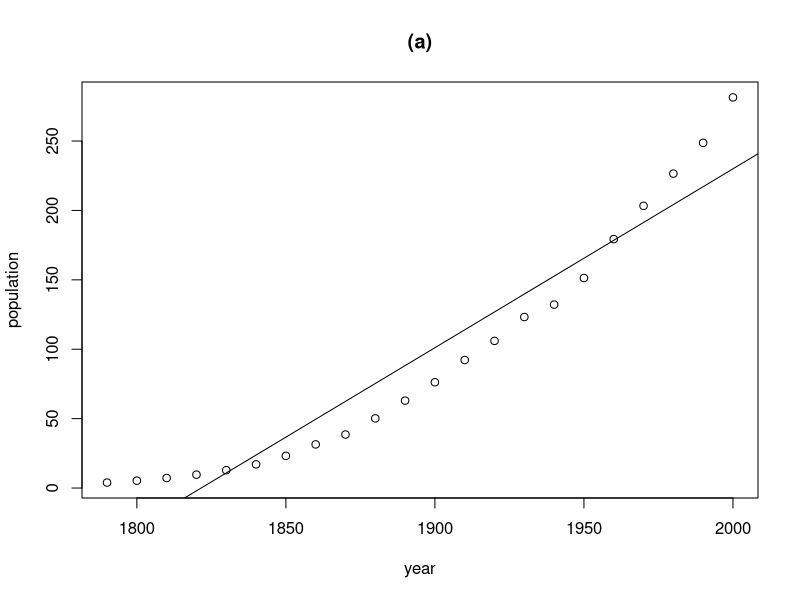
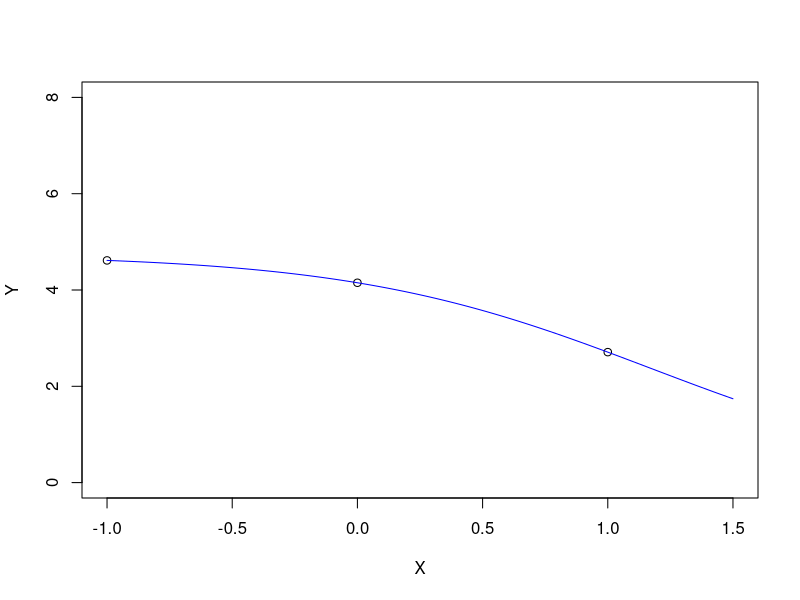
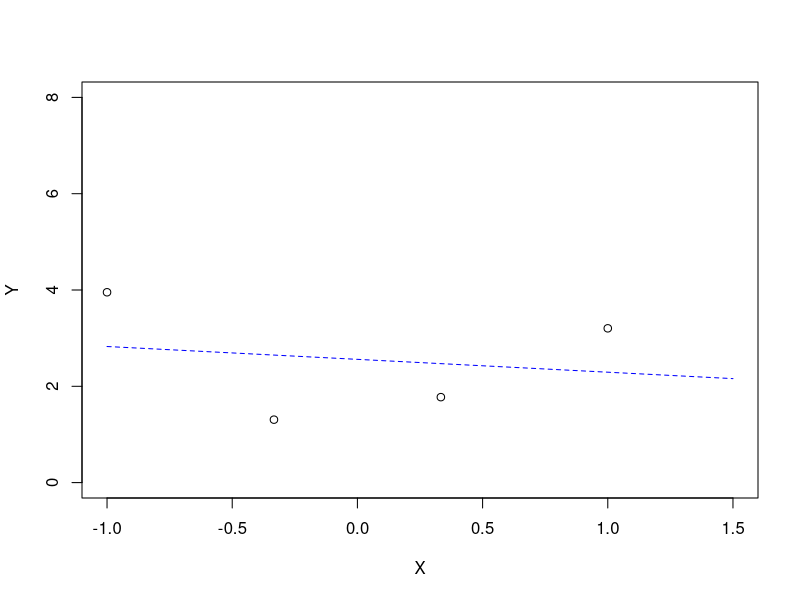
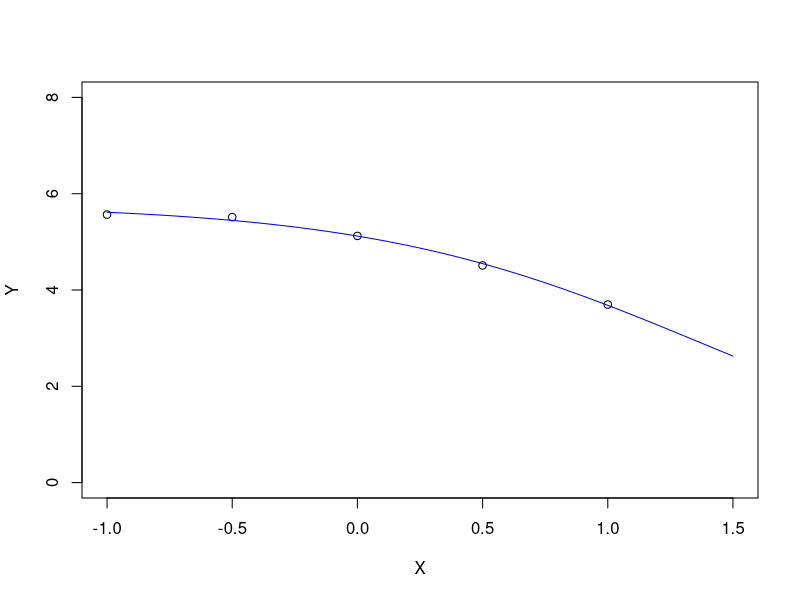
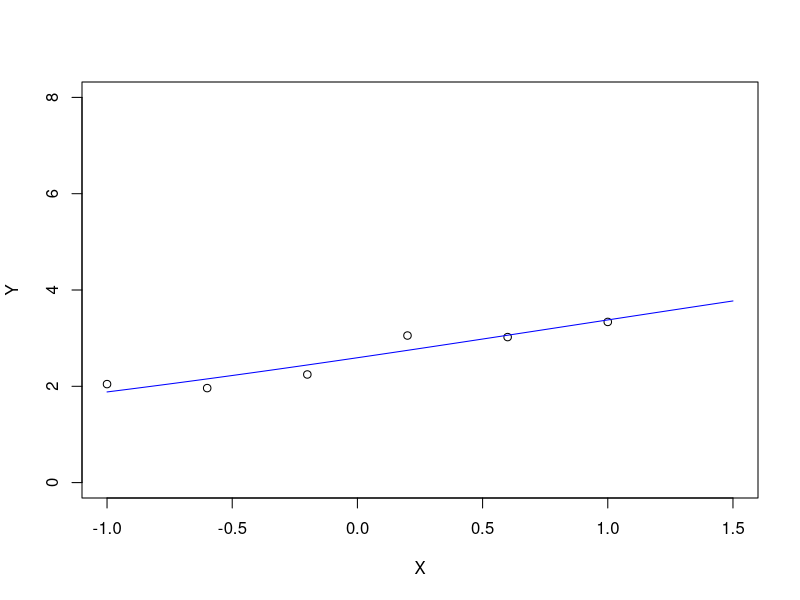
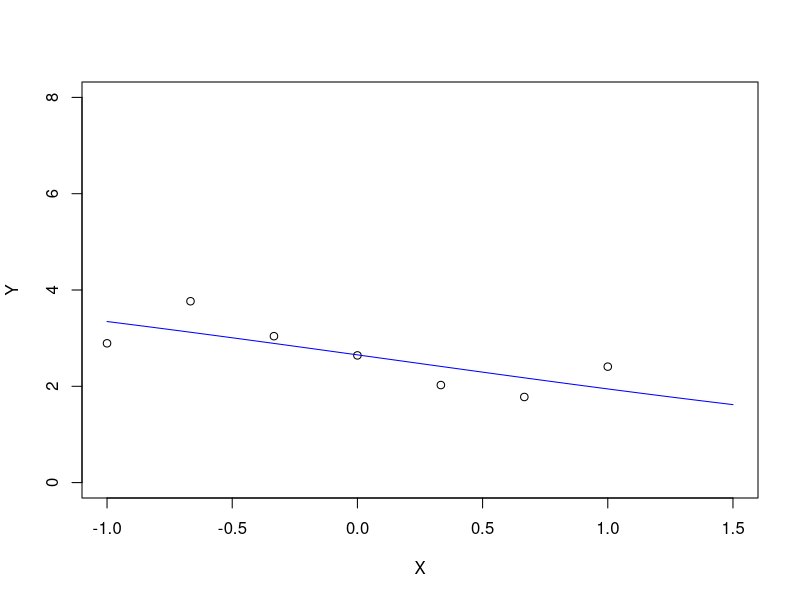
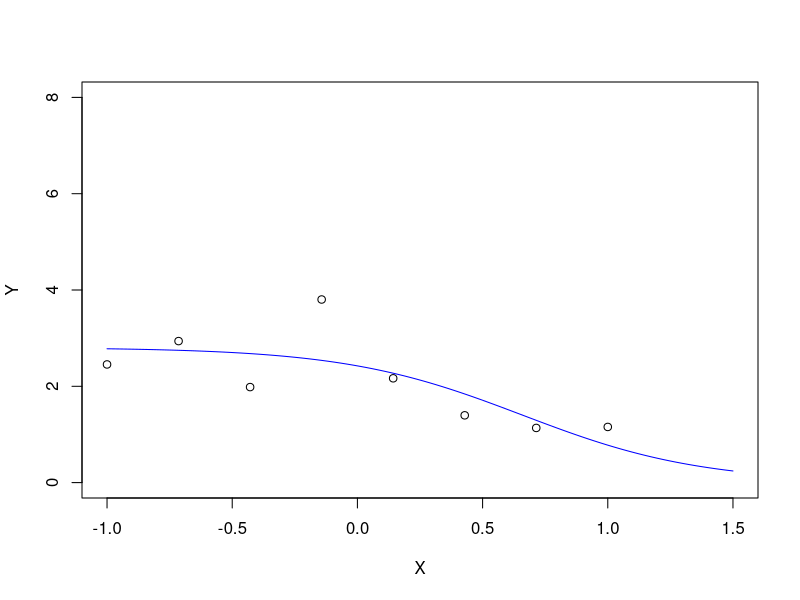
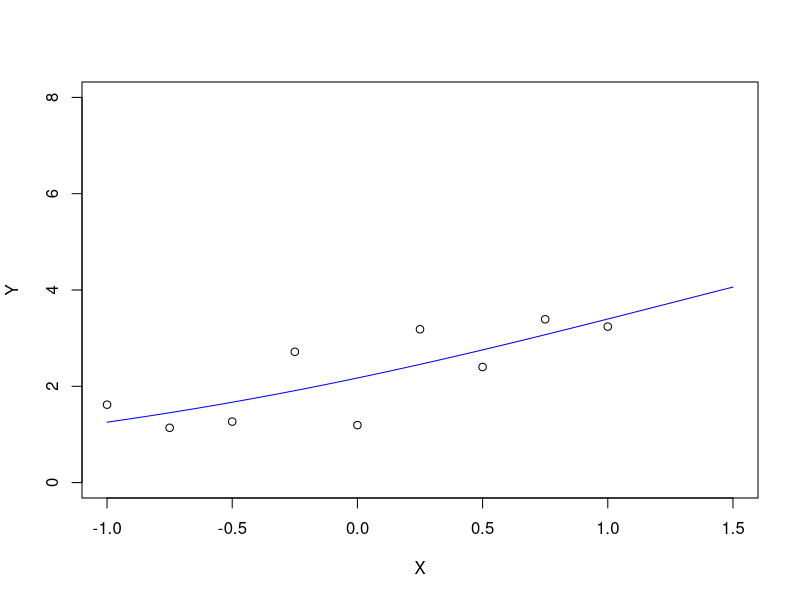

Reproduce these figures in R, in order.
## ---- chunk 1
library(car)

plot(population ~ year, data = USPop, main = "(a)")
abline(lm(population ~ year, data = USPop))

# model <- nls(population ~ theta1  / (1 + exp( - (theta2 + theta3 * year))),
#              data = USPop)
# trzeba wymyślić jakieś wartości startowe

# starting values

# choose t1, which is larger than any value in the data
t1 <- 400
model_start <- lm(logit(population / t1) ~ year, USPop)

starts <- c(t1, model_start$coefficients)
names(starts) <- c("theta1", "theta2", "theta3")

model <- nls(population ~ theta1  / (1 + exp(- (theta2 + theta3 * year))),
             data = USPop,
             start = starts,
             trace = TRUE)

.give_random_data <- function(n) {
  x <- seq(-1, 1, length.out = n)
  t1 <- 5
  t2 <- sample(c(-1, 1), 1)
  t3 <- sample(c(-1, 1), 1)
  y <- abs(t1  / (1 + exp(- (t2 + t3 * x))) + rnorm(n, 0, 0.8)) + 1
  data.frame(X = x, Y = y)
}

f <- function(my_data, n = 4) {
  if (missing(my_data)) my_data <- .give_random_data(n)

  t1 <- max(my_data$Y) * 2
  model_start <- lm(logit(Y / t1) ~ X, my_data)

  starts <- c(t1, model_start$coefficients)
  names(starts) <- c("theta1", "theta2", "theta3")

  make_model <- function(my_data) {
     nls(
        Y ~ theta1 / (1 + exp(- (theta2 + theta3 * X))),
        data = my_data,
        start = starts,
        # trace = TRUE,
        control = nls.control(warnOnly = TRUE)
      )
  }
  make_simple_model <- function(my_data) lm(Y ~ X, my_data)

  model <- tryCatch(
    make_model(my_data),
    warning = function(w) {
      if (paste(strsplit(w$message, " ")[[1]][1:2], collapse = " ") %in%
          c("singular gradient", "number of", "step factor")) {
        model <- suppressWarnings(make_model(my_data))
        if (any(abs(coefficients(model)[1:3]) > 50))
          model <- make_simple_model(my_data)
        model
      } else {
        print(w$message)
        make_simple_model(my_data)
      }
    }
  )

  x_p <- seq(-1, 1.5, length.out = 100)
  new.data <- data.frame(X = x_p)
  yhat <- predict(model, new.data)
  print(model)
  plot(my_data, xlim = c(-1, 1.5), ylim = c(0, 8))
  lty <- if (class(model) == "nls") 1 else 2
  lines(x_p, yhat, col="blue", lty = lty)
}
f(n = 3)
f(n = 4)
f(n = 5)
f(n = 6)
f(n = 7)
f(n = 8)
f(n = 9)

# a może warto by dodać addytywną stałą?
